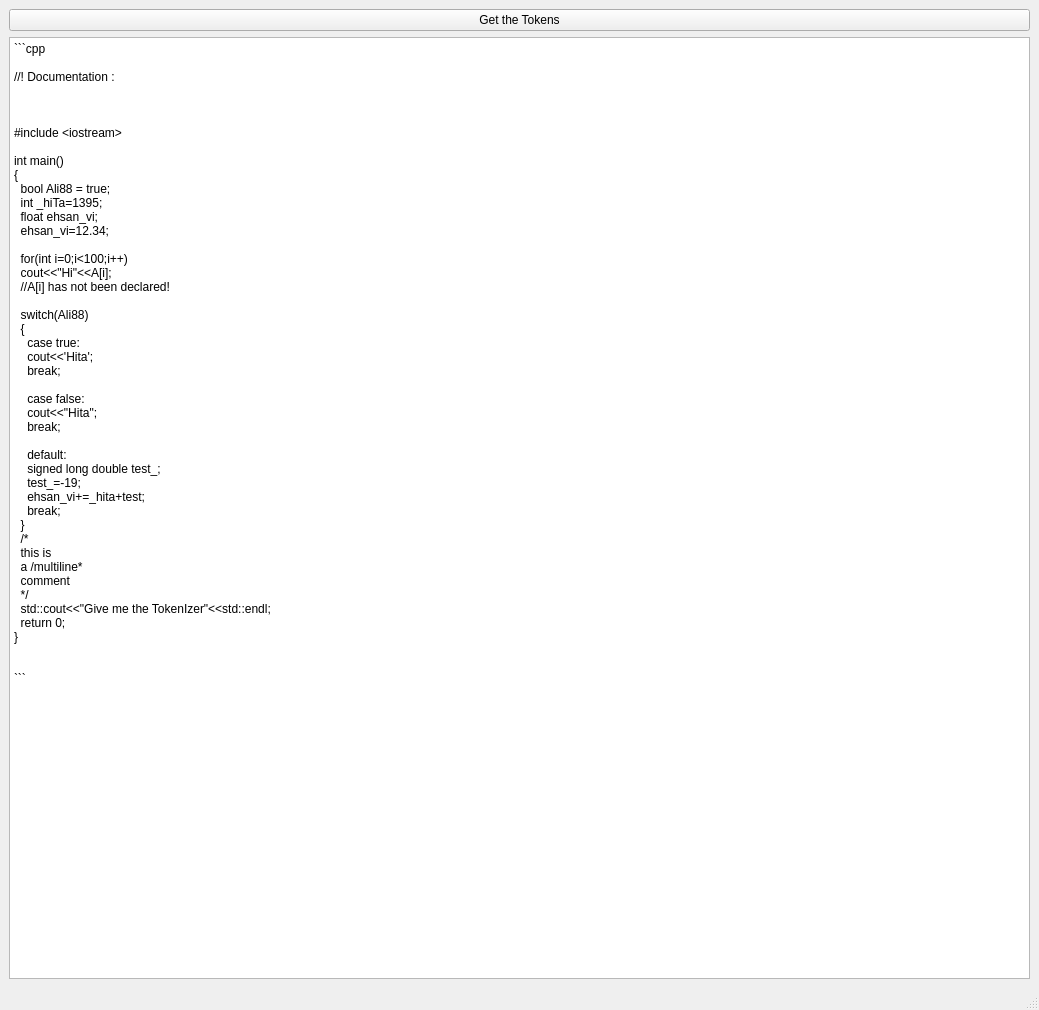
<?xml version="1.0" encoding="UTF-8"?>
<ui version="4.0">
 <class>MainWindow</class>
 <widget class="QMainWindow" name="MainWindow">
  <property name="geometry">
   <rect>
    <x>0</x>
    <y>0</y>
    <width>1039</width>
    <height>1010</height>
   </rect>
  </property>
  <property name="windowTitle">
   <string>QLexer</string>
  </property>
  <widget class="QWidget" name="centralwidget">
   <layout class="QGridLayout" name="gridLayout_2">
    <item row="1" column="0">
     <widget class="QLexer" name="textEditCpp">
      <property name="html">
       <string>&lt;!DOCTYPE HTML PUBLIC &quot;-//W3C//DTD HTML 4.0//EN&quot; &quot;http://www.w3.org/TR/REC-html40/strict.dtd&quot;&gt;
&lt;html&gt;&lt;head&gt;&lt;meta name=&quot;qrichtext&quot; content=&quot;1&quot; /&gt;&lt;style type=&quot;text/css&quot;&gt;
p, li { white-space: pre-wrap; }
&lt;/style&gt;&lt;/head&gt;&lt;body style=&quot; font-family:'Sans Serif'; font-size:9pt; font-weight:400; font-style:normal;&quot;&gt;
&lt;p style=&quot; margin-top:0px; margin-bottom:0px; margin-left:0px; margin-right:0px; -qt-block-indent:0; text-indent:0px;&quot;&gt;```cpp&lt;/p&gt;
&lt;p style=&quot;-qt-paragraph-type:empty; margin-top:0px; margin-bottom:0px; margin-left:0px; margin-right:0px; -qt-block-indent:0; text-indent:0px;&quot;&gt;&lt;br /&gt;&lt;/p&gt;
&lt;p style=&quot; margin-top:0px; margin-bottom:0px; margin-left:0px; margin-right:0px; -qt-block-indent:0; text-indent:0px;&quot;&gt;//! Documentation :&lt;/p&gt;
&lt;p style=&quot;-qt-paragraph-type:empty; margin-top:0px; margin-bottom:0px; margin-left:0px; margin-right:0px; -qt-block-indent:0; text-indent:0px;&quot;&gt;&lt;br /&gt;&lt;/p&gt;
&lt;p style=&quot; margin-top:0px; margin-bottom:0px; margin-left:0px; margin-right:0px; -qt-block-indent:0; text-indent:0px;&quot;&gt;&lt;img src=&quot;:/documents/lexer_qt.jpg&quot; /&gt;&lt;/p&gt;
&lt;p style=&quot;-qt-paragraph-type:empty; margin-top:0px; margin-bottom:0px; margin-left:0px; margin-right:0px; -qt-block-indent:0; text-indent:0px;&quot;&gt;&lt;br /&gt;&lt;/p&gt;
&lt;p style=&quot; margin-top:0px; margin-bottom:0px; margin-left:0px; margin-right:0px; -qt-block-indent:0; text-indent:0px;&quot;&gt;#include &amp;lt;iostream&amp;gt;&lt;/p&gt;
&lt;p style=&quot;-qt-paragraph-type:empty; margin-top:0px; margin-bottom:0px; margin-left:0px; margin-right:0px; -qt-block-indent:0; text-indent:0px;&quot;&gt;&lt;br /&gt;&lt;/p&gt;
&lt;p style=&quot; margin-top:0px; margin-bottom:0px; margin-left:0px; margin-right:0px; -qt-block-indent:0; text-indent:0px;&quot;&gt;int main()&lt;/p&gt;
&lt;p style=&quot; margin-top:0px; margin-bottom:0px; margin-left:0px; margin-right:0px; -qt-block-indent:0; text-indent:0px;&quot;&gt;{&lt;/p&gt;
&lt;p style=&quot; margin-top:0px; margin-bottom:0px; margin-left:0px; margin-right:0px; -qt-block-indent:0; text-indent:0px;&quot;&gt;  bool Ali88 = true;&lt;/p&gt;
&lt;p style=&quot; margin-top:0px; margin-bottom:0px; margin-left:0px; margin-right:0px; -qt-block-indent:0; text-indent:0px;&quot;&gt;  int _hiTa=1395;&lt;/p&gt;
&lt;p style=&quot; margin-top:0px; margin-bottom:0px; margin-left:0px; margin-right:0px; -qt-block-indent:0; text-indent:0px;&quot;&gt;  float ehsan_vi;&lt;/p&gt;
&lt;p style=&quot; margin-top:0px; margin-bottom:0px; margin-left:0px; margin-right:0px; -qt-block-indent:0; text-indent:0px;&quot;&gt;  ehsan_vi=12.34;&lt;/p&gt;
&lt;p style=&quot;-qt-paragraph-type:empty; margin-top:0px; margin-bottom:0px; margin-left:0px; margin-right:0px; -qt-block-indent:0; text-indent:0px;&quot;&gt;&lt;br /&gt;&lt;/p&gt;
&lt;p style=&quot; margin-top:0px; margin-bottom:0px; margin-left:0px; margin-right:0px; -qt-block-indent:0; text-indent:0px;&quot;&gt;  for(int i=0;i&amp;lt;100;i++)&lt;/p&gt;
&lt;p style=&quot; margin-top:0px; margin-bottom:0px; margin-left:0px; margin-right:0px; -qt-block-indent:0; text-indent:0px;&quot;&gt;  cout&amp;lt;&amp;lt;&amp;quot;Hi&amp;quot;&amp;lt;&amp;lt;A[i];&lt;/p&gt;
&lt;p style=&quot; margin-top:0px; margin-bottom:0px; margin-left:0px; margin-right:0px; -qt-block-indent:0; text-indent:0px;&quot;&gt;  //A[i] has not been declared!&lt;/p&gt;
&lt;p style=&quot;-qt-paragraph-type:empty; margin-top:0px; margin-bottom:0px; margin-left:0px; margin-right:0px; -qt-block-indent:0; text-indent:0px;&quot;&gt;&lt;br /&gt;&lt;/p&gt;
&lt;p style=&quot; margin-top:0px; margin-bottom:0px; margin-left:0px; margin-right:0px; -qt-block-indent:0; text-indent:0px;&quot;&gt;  switch(Ali88)&lt;/p&gt;
&lt;p style=&quot; margin-top:0px; margin-bottom:0px; margin-left:0px; margin-right:0px; -qt-block-indent:0; text-indent:0px;&quot;&gt;  {&lt;/p&gt;
&lt;p style=&quot; margin-top:0px; margin-bottom:0px; margin-left:0px; margin-right:0px; -qt-block-indent:0; text-indent:0px;&quot;&gt;    case true:&lt;/p&gt;
&lt;p style=&quot; margin-top:0px; margin-bottom:0px; margin-left:0px; margin-right:0px; -qt-block-indent:0; text-indent:0px;&quot;&gt;    cout&amp;lt;&amp;lt;'Hita';&lt;/p&gt;
&lt;p style=&quot; margin-top:0px; margin-bottom:0px; margin-left:0px; margin-right:0px; -qt-block-indent:0; text-indent:0px;&quot;&gt;    break;&lt;/p&gt;
&lt;p style=&quot;-qt-paragraph-type:empty; margin-top:0px; margin-bottom:0px; margin-left:0px; margin-right:0px; -qt-block-indent:0; text-indent:0px;&quot;&gt;&lt;br /&gt;&lt;/p&gt;
&lt;p style=&quot; margin-top:0px; margin-bottom:0px; margin-left:0px; margin-right:0px; -qt-block-indent:0; text-indent:0px;&quot;&gt;    case false:&lt;/p&gt;
&lt;p style=&quot; margin-top:0px; margin-bottom:0px; margin-left:0px; margin-right:0px; -qt-block-indent:0; text-indent:0px;&quot;&gt;    cout&amp;lt;&amp;lt;&amp;quot;Hita&amp;quot;;&lt;/p&gt;
&lt;p style=&quot; margin-top:0px; margin-bottom:0px; margin-left:0px; margin-right:0px; -qt-block-indent:0; text-indent:0px;&quot;&gt;    break;&lt;/p&gt;
&lt;p style=&quot;-qt-paragraph-type:empty; margin-top:0px; margin-bottom:0px; margin-left:0px; margin-right:0px; -qt-block-indent:0; text-indent:0px;&quot;&gt;&lt;br /&gt;&lt;/p&gt;
&lt;p style=&quot; margin-top:0px; margin-bottom:0px; margin-left:0px; margin-right:0px; -qt-block-indent:0; text-indent:0px;&quot;&gt;    default:&lt;/p&gt;
&lt;p style=&quot; margin-top:0px; margin-bottom:0px; margin-left:0px; margin-right:0px; -qt-block-indent:0; text-indent:0px;&quot;&gt;    signed long double test_;&lt;/p&gt;
&lt;p style=&quot; margin-top:0px; margin-bottom:0px; margin-left:0px; margin-right:0px; -qt-block-indent:0; text-indent:0px;&quot;&gt;    test_=-19;&lt;/p&gt;
&lt;p style=&quot; margin-top:0px; margin-bottom:0px; margin-left:0px; margin-right:0px; -qt-block-indent:0; text-indent:0px;&quot;&gt;    ehsan_vi+=_hita+test;&lt;/p&gt;
&lt;p style=&quot; margin-top:0px; margin-bottom:0px; margin-left:0px; margin-right:0px; -qt-block-indent:0; text-indent:0px;&quot;&gt;    break;&lt;/p&gt;
&lt;p style=&quot; margin-top:0px; margin-bottom:0px; margin-left:0px; margin-right:0px; -qt-block-indent:0; text-indent:0px;&quot;&gt;  }&lt;/p&gt;
&lt;p style=&quot; margin-top:0px; margin-bottom:0px; margin-left:0px; margin-right:0px; -qt-block-indent:0; text-indent:0px;&quot;&gt;  /*&lt;/p&gt;
&lt;p style=&quot; margin-top:0px; margin-bottom:0px; margin-left:0px; margin-right:0px; -qt-block-indent:0; text-indent:0px;&quot;&gt;  this is&lt;/p&gt;
&lt;p style=&quot; margin-top:0px; margin-bottom:0px; margin-left:0px; margin-right:0px; -qt-block-indent:0; text-indent:0px;&quot;&gt;  a /multiline*&lt;/p&gt;
&lt;p style=&quot; margin-top:0px; margin-bottom:0px; margin-left:0px; margin-right:0px; -qt-block-indent:0; text-indent:0px;&quot;&gt;  comment&lt;/p&gt;
&lt;p style=&quot; margin-top:0px; margin-bottom:0px; margin-left:0px; margin-right:0px; -qt-block-indent:0; text-indent:0px;&quot;&gt;  */&lt;/p&gt;
&lt;p style=&quot; margin-top:0px; margin-bottom:0px; margin-left:0px; margin-right:0px; -qt-block-indent:0; text-indent:0px;&quot;&gt;  std::cout&amp;lt;&amp;lt;&amp;quot;Give me the TokenIzer&amp;quot;&amp;lt;&amp;lt;std::endl;&lt;/p&gt;
&lt;p style=&quot; margin-top:0px; margin-bottom:0px; margin-left:0px; margin-right:0px; -qt-block-indent:0; text-indent:0px;&quot;&gt;  return 0;&lt;/p&gt;
&lt;p style=&quot; margin-top:0px; margin-bottom:0px; margin-left:0px; margin-right:0px; -qt-block-indent:0; text-indent:0px;&quot;&gt;}&lt;/p&gt;
&lt;p style=&quot;-qt-paragraph-type:empty; margin-top:0px; margin-bottom:0px; margin-left:0px; margin-right:0px; -qt-block-indent:0; text-indent:0px;&quot;&gt;&lt;br /&gt;&lt;/p&gt;
&lt;p style=&quot;-qt-paragraph-type:empty; margin-top:0px; margin-bottom:0px; margin-left:0px; margin-right:0px; -qt-block-indent:0; text-indent:0px;&quot;&gt;&lt;br /&gt;&lt;/p&gt;
&lt;p style=&quot; margin-top:0px; margin-bottom:0px; margin-left:0px; margin-right:0px; -qt-block-indent:0; text-indent:0px; -qt-user-state:100;&quot;&gt;```&lt;/p&gt;
&lt;p style=&quot;-qt-paragraph-type:empty; margin-top:0px; margin-bottom:0px; margin-left:0px; margin-right:0px; -qt-block-indent:0; text-indent:0px;&quot;&gt;&lt;br /&gt;&lt;/p&gt;
&lt;p style=&quot;-qt-paragraph-type:empty; margin-top:0px; margin-bottom:0px; margin-left:0px; margin-right:0px; -qt-block-indent:0; text-indent:0px;&quot;&gt;&lt;br /&gt;&lt;/p&gt;
&lt;p style=&quot;-qt-paragraph-type:empty; margin-top:0px; margin-bottom:0px; margin-left:0px; margin-right:0px; -qt-block-indent:0; text-indent:0px;&quot;&gt;&lt;br /&gt;&lt;/p&gt;&lt;/body&gt;&lt;/html&gt;</string>
      </property>
      <property name="textInteractionFlags">
       <set>Qt::TextEditable|Qt::TextSelectableByMouse</set>
      </property>
     </widget>
    </item>
    <item row="0" column="0">
     <widget class="QPushButton" name="pushButton_get_the_tokens">
      <property name="text">
       <string>Get the Tokens</string>
      </property>
     </widget>
    </item>
   </layout>
  </widget>
  <widget class="QMenuBar" name="menubar">
   <property name="geometry">
    <rect>
     <x>0</x>
     <y>0</y>
     <width>1039</width>
     <height>20</height>
    </rect>
   </property>
  </widget>
  <widget class="QStatusBar" name="statusbar"/>
 </widget>
 <customwidgets>
  <customwidget>
   <class>QLexer</class>
   <extends>QTextEdit</extends>
   <header location="global">QLexer.h</header>
  </customwidget>
 </customwidgets>
 <resources/>
 <connections/>
</ui>
